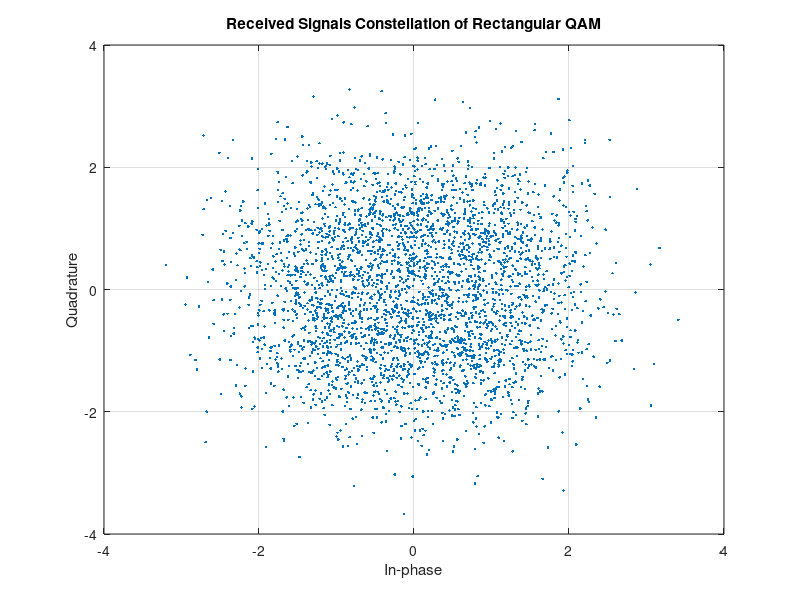
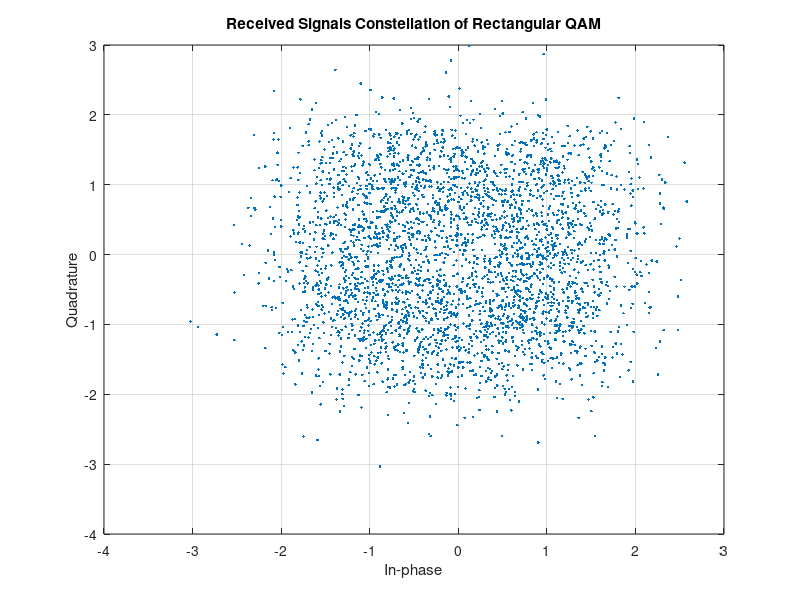
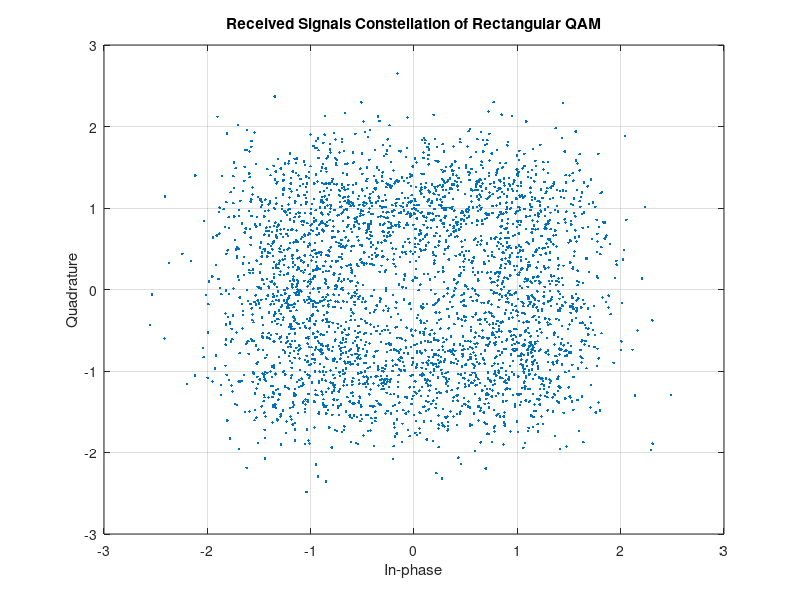
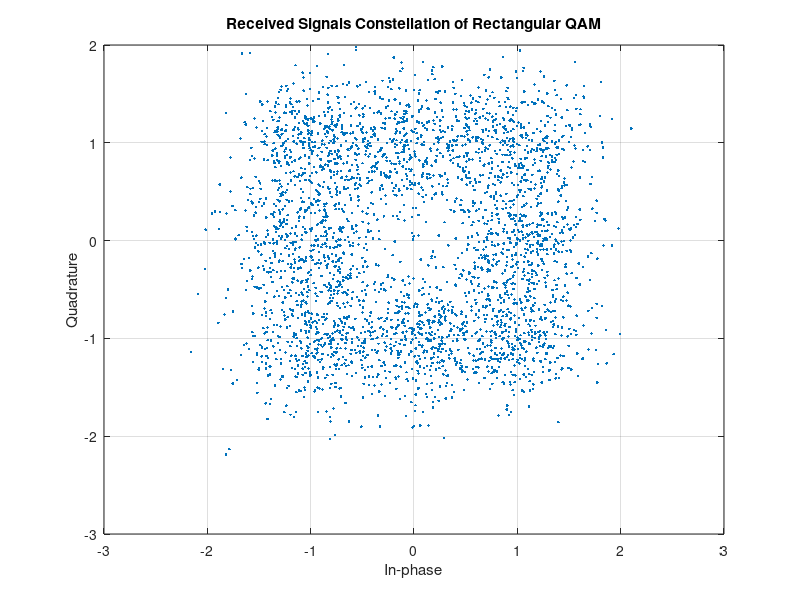

The MATLAB source for these figures, in order:
clear all 
close all
n = 9999;
data = randi([0 1],1,n);
%Modulation
data_mod = [];
mod_matrix = [ 1 1+i i -1+i -1 -1-i -i 1-i];
demod_matrix = [ 0 0 0 ; 0 0 1; 0 1 0; 0 1 1; 1 0 0; 1 0 1; 1 1 0; 1 1 1];
for i= 1:3:n
    temp = data(i+2) + 2.*data(i+1) + 4.*data(i);
    data_mod = [ data_mod mod_matrix(temp+1) ];
end;
SER = [];
BER = [];
s_error = 0;
b_error = 0;
for i = 0:2:14
    data_mod_noise =  awgn(data_mod,i); %Addition of noise
    scatterplot(data_mod_noise);
    title('Received Signals Constellation of Rectangular QAM');
    grid on;

%Demodulation

data_demod = [];
d_temp = 0+ 0j;
for q = 1:length(data_mod_noise)
    t = data_mod_noise(q);
    d_temp = 0+0i;
    %imag part
    if imag(t)>0.5 
        d_temp = d_temp + j;
    end;
    if imag(t)<-0.5
        d_temp = d_temp - j;
    end
    
    %real part        
    if real(t)>0.5
        d_temp = d_temp +1;
    end
    if real(t)<-0.5
        d_temp = d_temp -1;
    end
    if d_temp == 0 
        if imag(t)>0
            d_temp = d_temp + j;
        end
        if imag(t)<0
            d_temp = d_temp - j;
        end
    end
    
    data_demod = [ data_demod d_temp];
    
end

data_final = [];
for p = 1:length(data_demod)
    for q = 1:length(mod_matrix)
        if data_demod(p) == mod_matrix(q)
            data_final = [ data_final demod_matrix(q,:)];
        end
    end
end
error_s = data_mod - data_demod;
error_b = data - data_final;
s_error = 0;
b_error = 0;
for q = 1:length(data_final)
    if error_b(q) ~= 0
        b_error = b_error +1;
    end
end
for q = 1:length(data_demod)
    if error_s(q) ~= 0
        s_error = s_error + 1;
    end
end

SER = [ SER s_error/length(data_mod)];
BER = [ BER b_error/length(data)];

end;

SNR = 0:2:14;
semilogy(SNR, BER);
hold on;
BERT = 2*erfc(sqrt((9/14)*SNR));
semilogy(SNR, BERT, 'r*');
legend('Measured', 'Theoretical');
xlabel('Eb/No in dB');
ylabel('Bit Error Rate');
title('Rectangular QAM');    